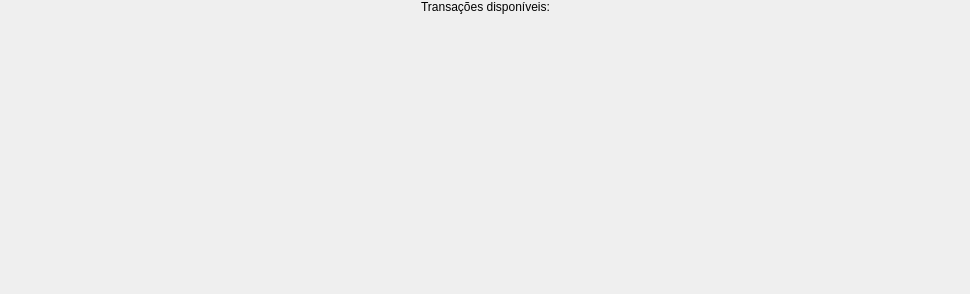
<?xml version="1.0" encoding="UTF-8"?>
<ui version="4.0">
 <class>VisualizadorProduto</class>
 <widget class="QWidget" name="VisualizadorProduto">
  <property name="geometry">
   <rect>
    <x>0</x>
    <y>0</y>
    <width>970</width>
    <height>294</height>
   </rect>
  </property>
  <property name="windowTitle">
   <string>Form</string>
  </property>
  <widget class="QWidget" name="">
   <property name="geometry">
    <rect>
     <x>0</x>
     <y>0</y>
     <width>971</width>
     <height>291</height>
    </rect>
   </property>
   <layout class="QVBoxLayout" name="verticalLayout">
    <item>
     <widget class="QLabel" name="result_tag">
      <property name="text">
       <string>Transações disponíveis:</string>
      </property>
      <property name="alignment">
       <set>Qt::AlignCenter</set>
      </property>
     </widget>
    </item>
    <item>
     <layout class="QVBoxLayout" name="resultados"/>
    </item>
    <item>
     <spacer name="verticalSpacer">
      <property name="orientation">
       <enum>Qt::Vertical</enum>
      </property>
      <property name="sizeHint" stdset="0">
       <size>
        <width>20</width>
        <height>40</height>
       </size>
      </property>
     </spacer>
    </item>
   </layout>
  </widget>
  <zorder>nome</zorder>
  <zorder>nome_exib</zorder>
  <zorder>layoutWidget</zorder>
  <zorder>layoutWidget_2</zorder>
  <zorder>auto_buy</zorder>
  <zorder>auto_buy</zorder>
  <zorder>verticalLayoutWidget</zorder>
  <zorder>verticalSpacer</zorder>
 </widget>
 <resources/>
 <connections/>
</ui>
